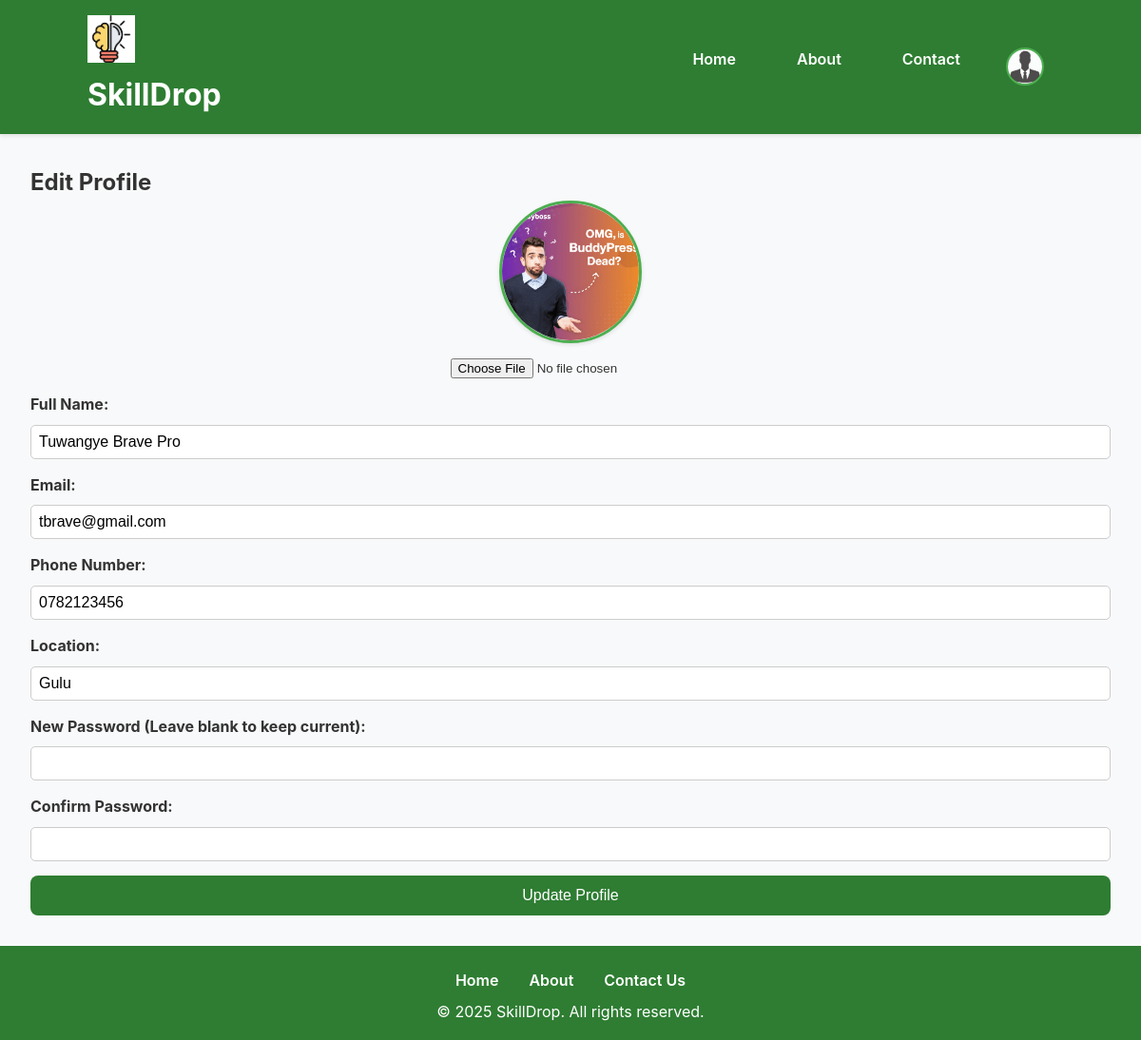
Page /workers/edit-profile.php (signed in) on the earlier database version.
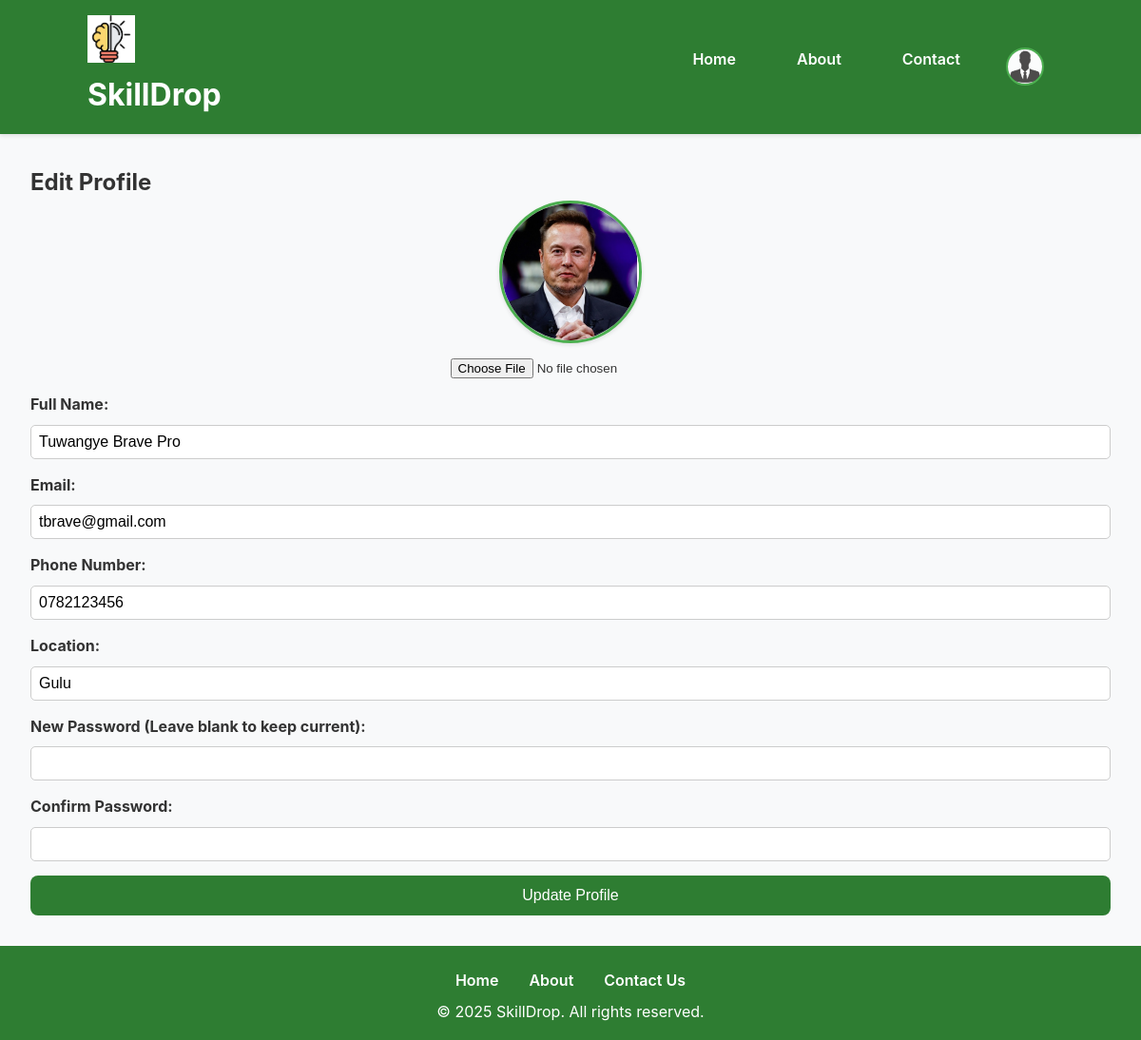
Same page on the later database version.
### tables this page shows
CREATE TABLE `users` (
  `id` int(11) NOT NULL,
  `full_name` varchar(100) NOT NULL,
  `role` varchar(20) NOT NULL,
  `status` varchar(20) NOT NULL DEFAULT 'pending',
  `email` varchar(100) NOT NULL,
  `phone` varchar(15) DEFAULT NULL,
  `password` varchar(255) NOT NULL,
  `location` varchar(255) DEFAULT NULL,
  `profile_image` varchar(225) DEFAULT NULL,
  `created_at` timestamp NOT NULL DEFAULT current_timestamp()
);

### workers/edit-profile.php (the view, shortened to what this page needs)
<?php
include '../includes/header.php';
include '../includes/db.php';
$user_id = $_SESSION['user_id'];
$stmt = $conn->prepare("SELECT full_name, email, phone, location, profile_image, password FROM users WHERE id = ?");
$stmt->bind_param("i", $user_id);
$stmt->execute();
$user = $stmt->get_result()->fetch_assoc();
$profile_image = !empty($user['profile_image']) ? "../" . $user['profile_image'] : '../uploads/profile_images/default.svg';
?>
<main class="main container">
    <h2>Edit Profile</h2>
    <form action="edit-profile.php" method="POST" enctype="multipart/form-data" class="form">
        <div class="form-group profile-picture-container">
            <img src="<?php echo htmlspecialchars($profile_image); ?>" alt="Profile Image" class="profile-picture-large">
            <input type="file" name="profile_image" id="profileImageInput">
        </div>
        <div class="form-group">
            <label for="full_name" class="form-label">Full Name:</label>
            <input type="text" name="full_name" id="full_name" class="form-input" value="<?php echo htmlspecialchars($user['full_name']); ?>" required>
        </div>
        <div class="form-group">
            <label for="email" class="form-label">Email:</label>
            <input type="email" name="email" id="email" class="form-input" value="<?php echo htmlspecialchars($user['email']); ?>" required>
        </div>
        <div class="form-group">
            <label for="phone" class="form-label">Phone Number:</label>
            <input type="text" name="phone" id="phone" class="form-input" value="<?php echo htmlspecialchars($user['phone']); ?>" required>
        </div>
        <div class="form-group">
            <label for="location" class="form-label">Location:</label>
            <input type="text" name="location" id="location" class="form-input" value="<?php echo htmlspecialchars($user['location']); ?>" required>
        </div>
        <div class="form-group">
            <label for="password" class="form-label">New Password (Leave blank to keep current):</label>
            <input type="password" name="password" id="password" class="form-input">
        </div>
        <div class="form-group">
            <label for="confirm_password" class="form-label">Confirm Password:</label>
            <input type="password" name="confirm_password" id="confirm_password" class="form-input">
        </div>
        <button type="submit" class="submit-button">Update Profile</button>
    </form>
</main>
<?php include '../includes/footer.php'; ?>

Differences in the rows shown:
changed users "Tuwangye Brave Pro": profile_image: a different picture
